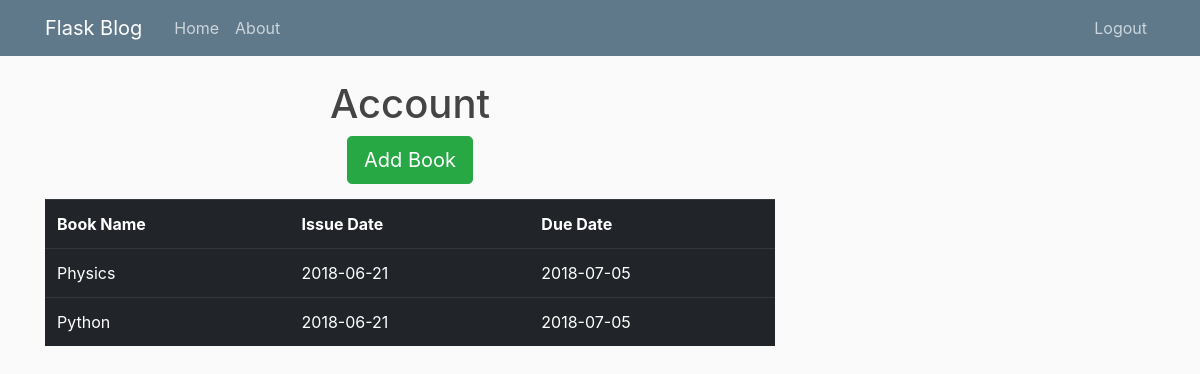
Page /account (signed in) on the earlier database version.
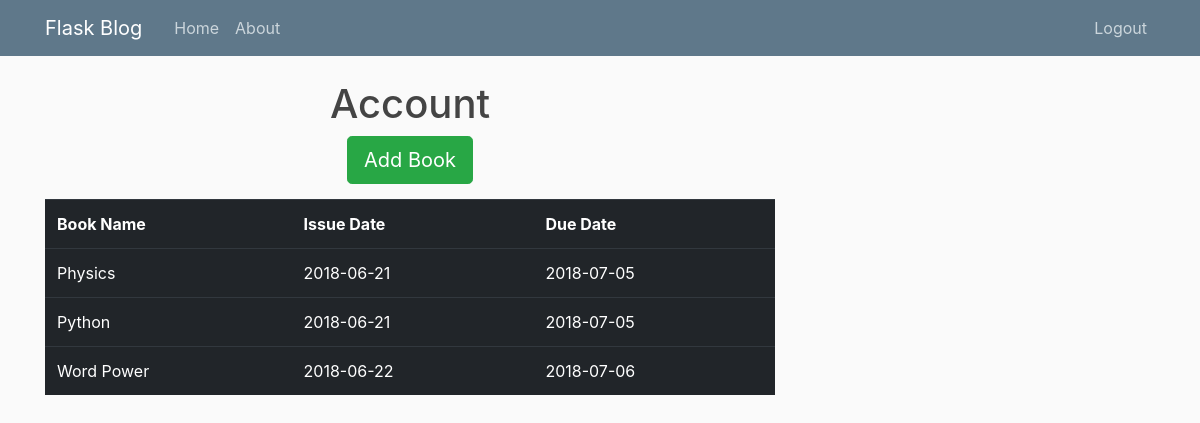
Same page on the later database version.
### run.py (models this page shows, shortened)
class Addbook(db.Model):
	date = datetime.now() + timedelta(days=14)
	print(date)
	id = db.Column(db.Integer, primary_key=True)
	bookname = db.Column(db.String(30),nullable=False)
	issuedate = db.Column(db.DateTime,nullable=False,default=datetime.utcnow)
	duedate = db.Column(db.DateTime,nullable=False,default=date)
	user_id = db.Column(db.Integer, db.ForeignKey('user.id'),nullable=False)

### run.py (the view)
@app.route("/account")
def account():
	if not(current_user.is_authenticated):
		return redirect(url_for('home'))
	a = User.query.get(int(session['user']))
	book = a.books
	return render_template('account.html',title="Account",books=book)

### run.py (called while the page is built)
@login_manager.user_loader
def load_user(user_id):
	return User.query.get(int(1))

### templates/account.html
{% extends 'layout.html'%}
{%block content%}
	<div class="col-md-10">
		<a href="{{url_for('addbook')}}" class="btn btn-success btn-lg">Add Book</a>
	</div>
	<table class="table table-dark books">
		<tr>
			<th scope="col">Book Name</th>
			<th scope="col">Issue Date</th>
			<th scope="col">Due Date</th>
		</tr>
		{%for book in books%}
			<tr scope="row">
				<td>{{book.bookname}}</td>
				<td>{{(book.issuedate|string)[0:10]}}</td>
				<td>{{(book.duedate|string)[0:10]}}</td>
			</tr>
		{%endfor%}
	</table>
{%endblock content%}

### templates/layout.html (shortened to what this page needs)
<!DOCTYPE html>
<!DOCTYPE html>
<html>
<head>
	<link rel="stylesheet" href="https://stackpath.bootstrapcdn.com/bootstrap/4.1.1/css/bootstrap.min.css">
	 <link rel="stylesheet" type="text/css" href="{{ url_for('static', filename='main.css')}}">
</head>
<body>
	<header class="site-header">
		<nav class="navbar navbar-expand-md navbar-dark bg-steel fixed-top">
			<div class="container">
				<a class="navbar-brand mr-4" href="/">Flask Blog</a>
     			 <div class="navbar-nav mr-auto">
          			<a class="nav-item nav-link" href="#">Home</a>
          			<a class="nav-item nav-link" href="#">About</a>
        		</div>
        		<div class="navbar-nav">
        			{%if current_user.is_authenticated%}
        				<a class="nav-item nav-link" href="{{url_for('logout')}}">Logout</a>
        			{%endif%}
        		</div>
			</div>
		</nav>
	</header>
	<main role="main" class="container">
		<center>
			<div class="row">
			<div class="col-md-8">
				{%if title%}
				<h1>{{title}}</h1>
				{%endif%}
			</div>
			<div class="col-md-8">
				{% block content %}{% endblock %}
			</div>
		</div>
		</center>
	</main>
</body>
</html>

### static/main.css (style rules this page uses)
body { background: #fafafa; color: #333333; margin-top: 5rem; }
h1, h2, h3, h4, h5, h6 { color: #444444; }
.bg-steel { background-color: #5f788a; }
.site-header .navbar-nav .nav-link { color: #cbd5db; }
.books { margin-top: 15px; }

Differences in the rows shown:
added Addbook: bookname "Word Power", issuedate "2018-06-22", duedate "2018-07-06"
